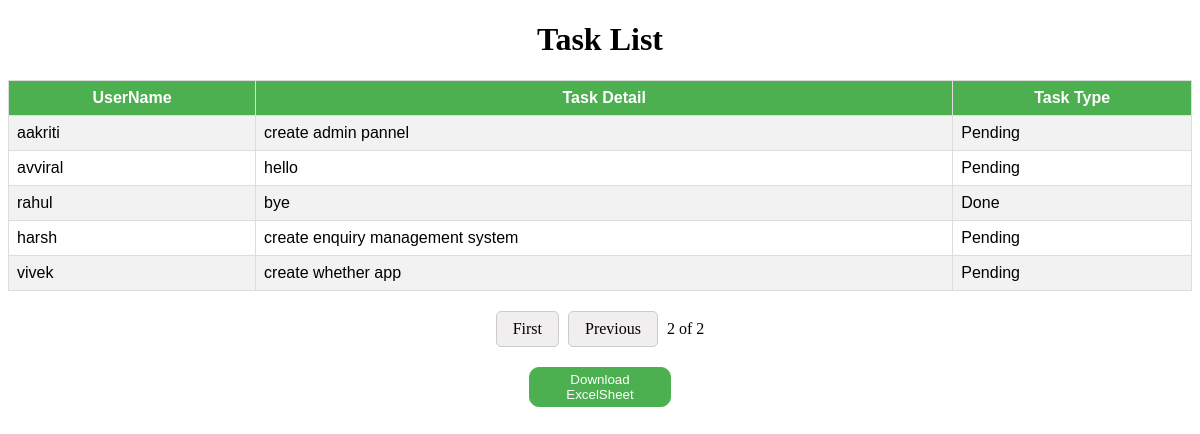
Screenshot of /tasks/?page=2 with the database file from the repository.
### task_manager_app/models.py (models this page shows)
class Task(models.Model):
    user = models.ForeignKey(User, on_delete=models.CASCADE)
    task_detail = models.TextField()
    TASK_CHOICES = (
        ('Pending', 'Pending'),
        ('Done', 'Done')
    )
    task_type = models.CharField(max_length=10, choices=TASK_CHOICES)

class User(models.Model):
    name = models.CharField(max_length=100)
    email = models.EmailField(unique=True)
    mobile = models.CharField(max_length=15)

### task_manager_app/views.py (the view)
# urls.py: path('tasks/', views.task_list, name='task_list'),
def task_list(request):
    tasks = Task.objects.all()
    paginator = Paginator(tasks, 5)
    page_number = request.GET.get('page')
    page_obj = paginator.get_page(page_number)
    return render(request, 'app/task_list.html', {'page_obj': page_obj})

### task_manager_app/templates/app/task_list.html (shortened to what this page needs)
<!DOCTYPE html>
<html lang="en">
<head>
</head>
</head>
<body>
    <h1 style="text-align: center;">Task List</h1>
    <center>
        <table>
            <tr>
                <th>UserName</th>
                <th>Task Detail</th>
                <th>Task Type</th>
            </tr>
            {% for task in page_obj %}
            <tr>
                <td>{{ task.user.name }}</td>
                <td>{{ task.task_detail }}</td>
                <td>{{ task.task_type }}</td>
            </tr>
            {% endfor %}
        </table>
    </center>
    <center>
        <div class="pagination">
            {% if page_obj.has_previous %}
            <a href="?page=1">First</a>
            <a href="?page={{ page_obj.previous_page_number }}">Previous</a>
            {% endif %}
            <span>{{ page_obj.number }} of {{ page_obj.paginator.num_pages }}</span>
    </center>
    <center><button><a href="{% url 'exeldata_download' %}">Download ExcelSheet</a></button></center>
</body>
</html>

### task_manager_app/templates/app/task_list.html (style rules this page uses)
.pagination { margin-top: 20px; }
.pagination a { display: inline-block; padding: 8px 16px; text-decoration: none; color: black; border: 1px solid #ccc; border-radius: 5px; margin-right: 5px; background-color: #f0eeee; color: black; }
table { border-collapse: collapse; width: 100%; height: 150px; border: 1px solid #ddd; font-family: Arial, sans-serif; }
th, td { border: 1px solid #ddd; padding: 8px; text-align: left; }
tr:nth-child(even) { background-color: #f2f2f2; }
th { background-color: #4CAF50; color: white; text-align: center; }
button { width: 12%; height: 40px; background-color: #4CAF50; margin-top: 20px; border: 1px solid #4CAF50; border-radius: 10px; }
button a { text-decoration: none; color: white; }

### rows the page displays
Task: user.name "aakriti", task_detail "create admin pannel", task_type "Pending"
Task: user.name "avviral", task_detail "hello", task_type "Pending"
Task: user.name "rahul", task_detail "bye", task_type "Done"
Task: user.name "harsh", task_detail "create enquiry management system", task_type "Pending"
Task: user.name "vivek", task_detail "create whether app", task_type "Pending"

### other values shown
{{ page_obj.number }} "2"
{{ page_obj.paginator.num_pages }} "2"
